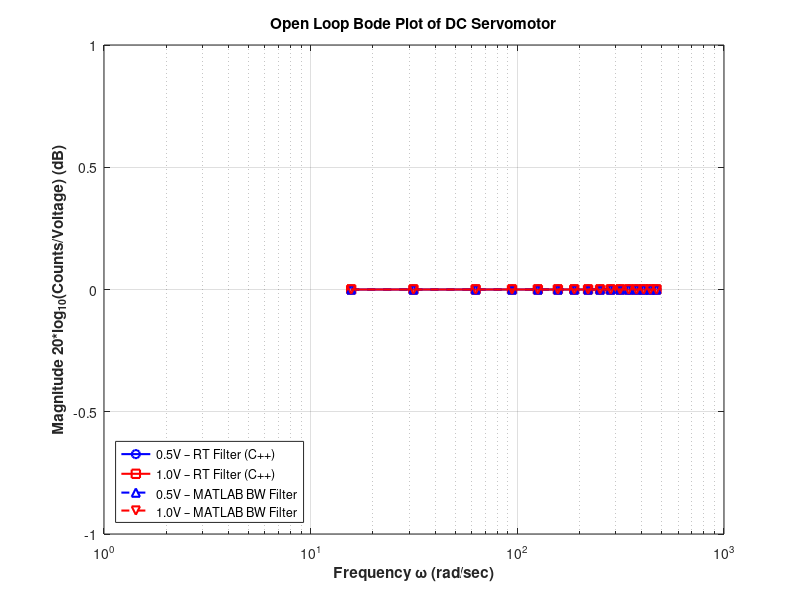

Here is the MATLAB script that generated this plot:
%% Lab 5 - System Identification Batch Processor
clear; close all; clc;

% Define the Sweep Parameters 
test_amps  = [0.5, 1.0];
test_freqs = [2.5, 5.0, 10.0, 15.0, 20.0, 25.0, 30.0, 35.0, ...
              40.0, 45.0, 50.0, 55.0, 60.0, 65.0, 70.0, 75.0];

Fs = 1000;           % Hz (Sampling Frequency)
Tdelay = 1.071;      % Seconds to skip for filter transient

% Pre-allocate arrays
Mag_dB_05V     = zeros(1, length(test_freqs));
Mag_dB_10V     = zeros(1, length(test_freqs));
Mag_dB_05V_bw  = zeros(1, length(test_freqs));
Mag_dB_10V_bw  = zeros(1, length(test_freqs));

fprintf('Starting Batch Process...\n');

%% Process Every File Automatically
for a_idx = 1:length(test_amps)
    Amp_in = test_amps(a_idx);
    
    for f_idx = 1:length(test_freqs)
        Freq_in = test_freqs(f_idx);
        
        % Construct the filename
        fname = fullfile('Test_run', sprintf('sweep_%.1fV_%.1fHz.txt', Amp_in, Freq_in));
        
        % Safety check
        if ~isfile(fname)
            warning('File %s not found! Skipping...', fname);
            continue;
        end
        
        % Read the data
        % Row 1 [Freq, Amp]. Row 2 to End is [Raw, Filtered]
        raw_data = readmatrix(fname);
        raw  = raw_data(2:end, 1);  % Column 1: raw encoder counts
        filt = raw_data(2:end, 2);  % Column 2: real-time HP filtered counts
        
        % Slice the steady-state segment
        idx0 = floor(Tdelay * Fs) + 1;
        if idx0 > length(filt)
            warning('File %s is too short! Skipping...', fname);
            continue;
        end
        
        % Input peak-to-peak voltage
        In_PP = 2 * Amp_in;

        % ── Series A: Real-time C++ filtered ──────────────────────────────
        fseg  = filt(idx0:end);
        fseg0 = fseg - mean(fseg);
        Crms_A    = sqrt(mean(fseg0.^2));
        Out_PP_A  = 2 * sqrt(2) * Crms_A;
        Gain_dB_A = 20 * log10(Out_PP_A / In_PP);

        % ── Series B: Butterworth HP filter on raw counts ─────────────────
        Fc = Freq_in / 2;                        % cutoff = half the test frequency
        [b, a] = butter(2, Fc/(Fs/2), 'high');
        raw_bw = filter(b, a, raw);

        bseg  = raw_bw(idx0:end);
        bseg0 = bseg - mean(bseg);
        Crms_B    = sqrt(mean(bseg0.^2));
        Out_PP_B  = 2 * sqrt(2) * Crms_B;
        Gain_dB_B = 20 * log10(Out_PP_B / In_PP);

        % ── Store results ─────────────────────────────────────────────────
        if Amp_in == 0.5
            Mag_dB_05V(f_idx)    = Gain_dB_A;
            Mag_dB_05V_bw(f_idx) = Gain_dB_B;
        elseif Amp_in == 1.0
            Mag_dB_10V(f_idx)    = Gain_dB_A;
            Mag_dB_10V_bw(f_idx) = Gain_dB_B;
        end
        
        fprintf('Processed %s -> RT: %.2f dB | BW: %.2f dB\n', fname, Gain_dB_A, Gain_dB_B);
    end
end

%% Generate the Bode Plot
omega_rad_sec = test_freqs * 2 * pi;

figure('Name', 'DC Servomotor System Identification', 'Color', 'w');

semilogx(omega_rad_sec, Mag_dB_05V,    'bo-',  'LineWidth', 1.5, 'MarkerSize', 6, 'DisplayName', '0.5V – RT Filter (C++)');
hold on;
semilogx(omega_rad_sec, Mag_dB_10V,    'rs-',  'LineWidth', 1.5, 'MarkerSize', 6, 'DisplayName', '1.0V – RT Filter (C++)');
semilogx(omega_rad_sec, Mag_dB_05V_bw, 'b^--', 'LineWidth', 1.5, 'MarkerSize', 6, 'DisplayName', '0.5V – MATLAB BW Filter');
semilogx(omega_rad_sec, Mag_dB_10V_bw, 'rv--', 'LineWidth', 1.5, 'MarkerSize', 6, 'DisplayName', '1.0V – MATLAB BW Filter');

grid on;
xlabel('Frequency \omega (rad/sec)', 'FontWeight', 'bold');
ylabel('Magnitude 20*log_{10}(Counts/Voltage) (dB)', 'FontWeight', 'bold');
title('Open Loop Bode Plot of DC Servomotor', 'FontWeight', 'bold');
legend('Location', 'southwest');
xlim([1, 1000]);
